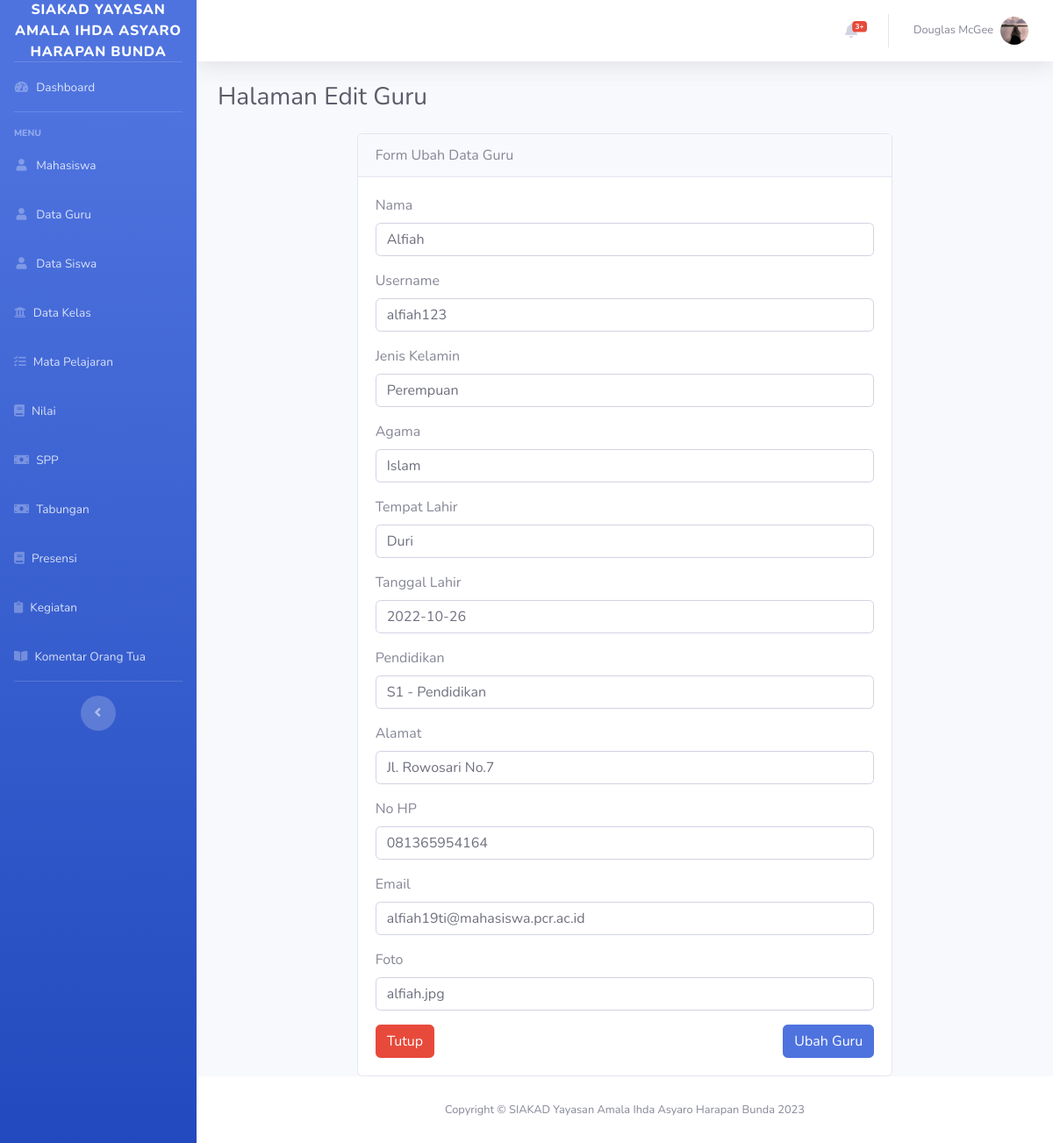
The app's page /Guru/edit/1 with its own data.
### tables this page shows
CREATE TABLE `guru` (
  `id_guru` int(11) NOT NULL,
  `nama` varchar(200) NOT NULL,
  `username` varchar(100) NOT NULL,
  `jenis_kelamin` varchar(100) NOT NULL,
  `agama` varchar(100) NOT NULL,
  `tempat_lahir` varchar(200) NOT NULL,
  `tanggal_lahir` date NOT NULL,
  `pendidikan` varchar(200) NOT NULL,
  `alamat` varchar(200) NOT NULL,
  `no_hp` varchar(100) NOT NULL,
  `email` varchar(200) NOT NULL,
  `foto` varchar(500) NOT NULL
);

### application/controllers/Guru.php (called while the page is built, shortened)
<?php
class Guru extends CI_Controller
{
    public function __construct()
    {
        $this->load->model('Guru_model');
    }
function edit($id)
{
	$data['judul'] = "Halaman Edit Guru";
	$data['guru'] = $this->Guru_model->getById($id);
	$this->load->view("layout/header");
	$this->load->view("guru/vw_ubah_guru", $data);
	$this->load->view("layout/footer");
}
}

### index.php (called while the page is built, shortened)
<?php
require_once BASEPATH.'core/CodeIgniter.php';

### application/models/Guru_model.php (called while the page is built, shortened)
<?php
class Guru_model extends CI_Model
{
	public $table = 'guru';
	public function getById($id)
	{
		$this->db->from($this->table);
		$this->db->where('id_guru', $id);
		$query = $this->db->get();
		return $query->row_array();
	}
}

### application/views/guru/vw_ubah_guru.php (the view, shortened to what this page needs)
<div class="container-fluid">
    <h1 class="h3 mb-4 text-gray-800"><?php echo $judul; ?> </h1>
    <div class="row justify-content-center">
        <div class="col-md-8">
            <div class="card">
                <div class="card-header justify-content-center">
                    Form Ubah Data Guru
                </div>
                <div class="card-body">
                    <form action="<?= base_url('Guru/update'); ?>" method="POST">
                        <div class="form-group">
                            <label for="nama">Nama</label>
                            <input type="text" name="nama" value="<?= $guru['nama']; ?>" class="form-control" id="nama" placeholder="Nama">
                        </div>
                        <div class="form-group">
                            <label for="nama">Username</label>
                            <input type="text" name="username" value="<?= $guru['username']; ?>" class="form-control" id="username" placeholder="Username">
                        </div>
                        <div class="form-group">
                            <label for="nama">Jenis Kelamin</label>
                            <input type="text" name="jenis_kelamin" value="<?= $guru['jenis_kelamin']; ?>" class="form-control" id="jenis_kelamin" placeholder="Jenis Kelamin">
                        </div>
                        <div class="form-group">
                            <label for="nama">Agama</label>
                            <input type="text" name="agama"  value="<?= $guru['agama']; ?>" class="form-control" id="agama" placeholder="Agama">
                        </div>
                        <div class="form-group">
                            <label for="nama">Tempat Lahir</label>
                            <input type="text" name="tempat_lahir" value="<?= $guru['tempat_lahir']; ?>" class="form-control" id="tempat_lahir" placeholder="Tempat Lahir">
                        </div>
                        <div class="form-group">
                            <label for="nama">Tanggal Lahir</label>
                            <input type="text" name="tanggal_lahir" value="<?= $guru['tanggal_lahir']; ?>" class="form-control" id="tanggal_lahir" placeholder="Tanggal Lahir">
                        </div>
                        <div class="form-group">
                            <label for="nama">Pendidikan</label>
                            <input type="text" name="pendidikan" value="<?= $guru['pendidikan']; ?>" class="form-control" id="pendidikan" placeholder="Pendidikan">
                        </div>
                        <div class="form-group">
                            <label for="nama">Alamat</label>
                            <input type="text" name="alamat" value="<?= $guru['alamat']; ?>" class="form-control" id="alamat" placeholder="Alamat">
                        </div>
                        <div class="form-group">
                            <label for="nama">No HP</label>
                            <input type="text" name="no_hp" value="<?= $guru['no_hp']; ?>" class="form-control" id="no_hp" placeholder="No HP">
                        </div>
                        <div class="form-group">
                            <label for="nama">Email</label>
                            <input type="text" name="email" value="<?= $guru['email']; ?>" class="form-control" id="email" placeholder="Email">
                        </div>
                        <div class="form-group">
                            <label for="nama">Foto</label>
                            <input type="text" name="foto" value="<?= $guru['foto']; ?>" class="form-control" id="foto" placeholder="Foto">
                        </div>
                        <a href="<?= base_url('Guru') ?>" class="btn btn-danger">Tutup</a>
                        <button type="submit" name="tambah" class="btn btn-primary float-right">Ubah Guru</button>
                    </form>
                </div>
            </div>
        </div>
    </div>
</div>

### records on screen
guru: nama "Alfiah", username "alfiah123", jenis_kelamin "Perempuan", agama "Islam", tempat_lahir "Duri", tanggal_lahir "2022-10-26", pendidikan "S1 - Pendidikan", alamat "Jl. Rowosari No.7", no_hp "081365954164", email "alfiah19ti@mahasiswa.pcr.ac.id", foto "alfiah.jpg"

### other values on screen
$judul "Halaman Edit Guru"
